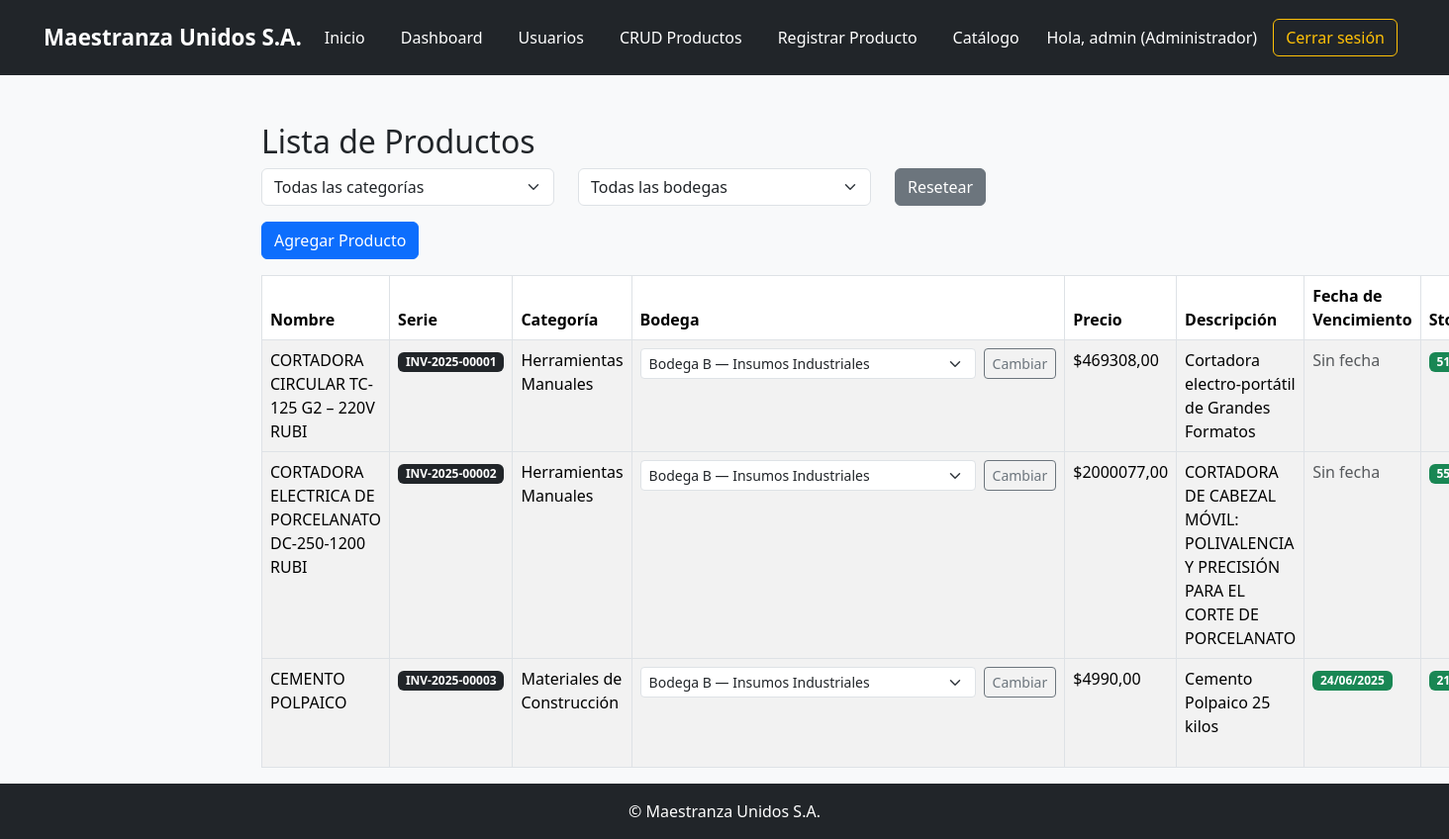
Page /productos/crud/ (signed in) on the committed database.
### inventario/models.py (models this page shows, shortened)
class Producto(models.Model):
    nombre = models.CharField(max_length=100)
    categoria = models.ForeignKey(
        CategoriaProducto,
        on_delete=models.SET_NULL,
        null=True,
        blank=True,
        related_name='productos'
    )
    descripcion = models.TextField(blank=True)
    precio = models.DecimalField(max_digits=10, decimal_places=2)
    imagen = models.ImageField(upload_to='productos/', null=True, blank=True)
    fecha_vencimiento = models.DateField(null=True, blank=True)
    stock = models.PositiveIntegerField(default=0)
    stock_minimo = models.PositiveIntegerField(default=1)
    serial_number = models.CharField(
        max_length=20,
        unique=True,
        editable=False,
        blank=True,
        help_text="Número de serie generado automáticamente"
    )
    bodega = models.ForeignKey(
        Bodega,
        on_delete=models.CASCADE,
        related_name='productos',
        null=True,
        blank=True
    )

class CategoriaProducto(models.Model):
    nombre = models.CharField(max_length=100, unique=True)

class Bodega(models.Model):
    nombre = models.CharField(max_length=100, unique=True)

### inventario/views.py (the view)
# urls.py: path('productos/crud/', views.producto_crud, name='producto_crud'),
@login_required
@groups_required('Gestor de Inventario', 'Almacén')
def producto_crud(request):
    categoria_id = request.GET.get('categoria')
    bodega_id = request.GET.get('bodega')
    categorias = CategoriaProducto.objects.order_by('nombre')
    bodegas = Bodega.objects.order_by('nombre')
    productos = Producto.objects.all()
    if categoria_id:
        productos = productos.filter(categoria_id=categoria_id)
    if bodega_id:
        productos = productos.filter(bodega_id=bodega_id)
    if 'delete' in request.GET:
        producto = get_object_or_404(Producto, pk=request.GET['delete'])
        producto.delete()
        return redirect('producto_crud')
    return render(request, 'inventario/producto_crud.html', {
        'productos': productos,
        'categorias': categorias,
        'bodegas': bodegas,
        'categoria_seleccionada': int(categoria_id) if categoria_id else None,
        'bodega_seleccionada': int(bodega_id) if bodega_id else None,
        'today': date.today(),
        'today_plus_7': date.today() + timedelta(days=7),
    })

### inventario/views.py (called while the page is built)
def groups_required(*group_names):
    def check_groups(user):
        return user.is_authenticated and (
            user.groups.filter(name__in=group_names).exists() or user.groups.filter(name='Administrador').exists()
        )
    return user_passes_test(check_groups)

### inventario/templates/inventario/producto_crud.html (shortened to what this page needs)
{% extends 'inventario/base.html' %}
{% block content %}
<div class="container mt-5">
  <h2>Lista de Productos</h2>
  <form method="get" class="row mb-3">
    <div class="col-md-4">
      <select name="categoria" class="form-select" onchange="this.form.submit()">
        <option value="">Todas las categorías</option>
      </select>
    </div>
    <div class="col-md-4">
      <select name="bodega" class="form-select" onchange="this.form.submit()">
        <option value="">Todas las bodegas</option>
      </select>
    </div>
    <div class="col-md-2">
      <a href="{% url 'producto_crud' %}" class="btn btn-secondary">Resetear</a>
    </div>
  </form>
  {% if request.user.groups.first and request.user.groups.first.name != 'Almacén' %}
    <a href="{% url 'registro_producto' %}" class="btn btn-primary mb-3">Agregar Producto</a>
  {% endif %}
  <table class="table table-bordered table-striped">
    <thead>
      <tr>
        <th>Nombre</th>
        <th>Serie</th>
        <th>Categoría</th>
        <th><strong>Bodega</strong></th>
        {% if request.user.groups.first and request.user.groups.first.name == 'Administrador' %}
          <th>Precio</th>
        {% endif %}
        <th>Descripción</th>
        <th>Fecha de Vencimiento</th>
        <th>Stock</th>
      </tr>
    </thead>
    <tbody>
      {% for producto in productos %}
        <tr>
          <td>{{ producto.nombre }}</td>
          <td><span class="badge bg-dark">{{ producto.serial_number }}</span></td>
          <td>{{ producto.categoria.nombre|default:"Sin categoría" }}</td>
          <td>
            {% if request.user.groups.first and request.user.groups.first.name != 'Almacén' %}
              <form method="post" action="{% url 'cambiar_bodega' producto.id %}" class="d-flex align-items-center">
                <select name="nueva_bodega" class="form-select form-select-sm me-2" style="width: auto;">
                  {% for b in bodegas %}
                    <option value="{{ b.id }}" {% if producto.bodega and producto.bodega.id == b.id %}selected{% endif %}>
                      {{ b.nombre }}
                    </option>
                  {% endfor %}
                </select>
                <button type="submit" class="btn btn-sm btn-outline-secondary">Cambiar</button>
              </form>
            {% else %}
              {{ producto.bodega.nombre }}
            {% endif %}
          </td>
          {% if request.user.groups.first and request.user.groups.first.name == 'Administrador' %}
            <td>${{ producto.precio }}</td>
          {% endif %}
          <td>{{ producto.descripcion }}</td>
          <td>
            {% if producto.fecha_vencimiento %}
              {% if producto.fecha_vencimiento < today %}
                <span class="badge bg-danger">Vencido ({{ producto.fecha_vencimiento|date:"d/m/Y" }})</span>
              {% elif producto.fecha_vencimiento <= today_plus_7 %}
                <span class="badge bg-warning text-dark">Por vencer ({{ producto.fecha_vencimiento|date:"d/m/Y" }})</span>
              {% else %}
                <span class="badge bg-success">{{ producto.fecha_vencimiento|date:"d/m/Y" }}</span>
              {% endif %}
            {% else %}
              <span class="text-muted">Sin fecha</span>
            {% endif %}
          </td>
          <td>
            {% if producto.stock <= producto.stock_minimo %}
              <span class="badge bg-danger">Bajo ({{ producto.stock }})</span>
            {% else %}
              <span class="badge bg-success">{{ producto.stock }}</span>
            {% endif %}
          </td>
        </tr>
      {% empty %}
        <tr><td colspan="9" class="text-center">No hay productos registrados.</td></tr>
      {% endfor %}
    </tbody>
  </table>
</div>
{% endblock %}

### inventario/templates/inventario/base.html (shortened to what this page needs)
{% load static %}
<!DOCTYPE html>
<html lang="es">
<head>
  <link href="https://cdn.jsdelivr.net/npm/bootstrap@5.3.3/dist/css/bootstrap.min.css" rel="stylesheet">
  <link rel="stylesheet" href="{% static 'inventario/css/style.css' %}">
</head>
<body class="{% if request.COOKIES.theme == 'dark' %}dark-mode{% endif %}">
<nav class="navbar navbar-expand-lg navbar-dark bg-dark">
  <div class="container-fluid">
    <a class="navbar-brand mx-auto" href="#">Maestranza Unidos S.A.</a>
    <div class="collapse navbar-collapse justify-content-center" id="navbarNav">
      <ul class="navbar-nav mx-auto">
        <li class="nav-item"><a class="nav-link" href="{% url 'index' %}">Inicio</a></li>
        {% if user.is_authenticated %}
            {% if user.groups.first.name == 'Administrador' %}
                <li class="nav-item"><a class="nav-link" href="{% url 'dashboard' %}">Dashboard</a></li>
                <li class="nav-item"><a class="nav-link" href="{% url 'usuarios_crud' %}">Usuarios</a></li>
                <li class="nav-item"><a class="nav-link" href="{% url 'producto_crud' %}">CRUD Productos</a></li>
                <li class="nav-item"><a class="nav-link" href="{% url 'registro_producto' %}">Registrar Producto</a></li>
                <li class="nav-item"><a class="nav-link" href="{% url 'tienda' %}">Catálogo</a></li>
            {% elif user.groups.first.name == 'Comprador' %}
                <li class="nav-item"><a class="nav-link" href="{% url 'tienda' %}">Catálogo</a></li>
                <li class="nav-item"><a class="nav-link" href="{% url 'dashboard' %}">Dashboard</a></li>
            {% elif user.groups.first.name == 'Almacén' %}
                <li class="nav-item"><a class="nav-link" href="{% url 'producto_crud' %}">CRUD Productos</a></li>
                <li class="nav-item"><a class="nav-link" href="{% url 'tienda' %}">Catálogo</a></li>
                <li class="nav-item"><a class="nav-link" href="{% url 'dashboard' %}">Dashboard</a></li>
            {% endif %}
        {% else %}
            <li class="nav-item"><a class="nav-link" href="{% url 'login' %}">Iniciar Sesión</a></li>
            <li class="nav-item"><a class="nav-link" href="{% url 'registro_usuario' %}">Registrarse</a></li>
            <li class="nav-item"><a class="nav-link" href="{% url 'olvidar_contra' %}">¿Olvidaste tu contraseña?</a></li>
        {% endif %}
      </ul>
      {% if user.is_authenticated %}
        <div class="d-flex align-items-center ms-auto">
          <span class="navbar-text me-3">
            Hola, {{ user.username }}
            {% if user.groups.first %}
              ({{ user.groups.first.name }})
            {% else %}
              (Sin rol)
            {% endif %}
          </span>
          <a href="{% url 'logout' %}" class="btn btn-outline-light me-2">Cerrar sesión</a>
        </div>
      {% endif %}
    </div>
  </div>
</nav>
<main class="main-content">
  {% block content %}{% endblock %}
</main>
<footer class="bg-dark text-white text-center py-3 mt-auto">
  © Maestranza Unidos S.A.
</footer>
</body>
</html>

### inventario/static/inventario/css/style.css (style rules this page uses)
body { background-color: #f8f9fa; font-family: 'Segoe UI', Tahoma, Geneva, Verdana, sans-serif; margin: 0; padding: 0; }
.navbar { padding: 1rem 2rem; }
.navbar-brand { font-weight: bold; font-size: 1.4rem; color: white !important; text-align: center; margin-right: auto; margin-left: auto; }
.navbar-nav { text-align: center; }
.navbar-nav .nav-item { margin: 0 10px; }
.navbar-nav .nav-link { color: #ffffff !important; font-weight: 500; transition: all 0.2s ease-in-out; }
.navbar-text { color: #ffffff; font-size: 1rem; }
.btn-outline-light { border-color: #ffc107; color: #ffc107; }
footer { background-color: #343a40; color: white; text-align: center; padding: 15px 0; margin-top: 50px; }
.container { max-width: 960px; }

### rows in the picture
Producto: nombre "CORTADORA CIRCULAR TC-125 G2 – 220V RUBI", serial_number "INV-2025-00001", categoria.nombre "Herramientas Manuales", nueva_bodega "Bodega B — Insumos Industriales", precio "469308,00", descripcion "Cortadora electro-portátil de Grandes Formatos", shows "Sin fecha", stock "51"
Producto: nombre "CORTADORA ELECTRICA DE PORCELANATO DC-250-1200 RUBI", serial_number "INV-2025-00002", categoria.nombre "Herramientas Manuales", nueva_bodega "Bodega B — Insumos Industriales", precio "2000077,00", descripcion "CORTADORA DE CABEZAL MÓVIL: POLIVALENCIA Y PRECISIÓN PARA EL CORTE DE PORCELANATO", shows "Sin fecha", stock "55"
Producto: nombre "CEMENTO POLPAICO", serial_number "INV-2025-00003", categoria.nombre "Materiales de Construcción", nueva_bodega "Bodega B — Insumos Industriales", precio "4990,00", descripcion "Cemento Polpaico 25 kilos", fecha_vencimiento "24/06/2025", stock "21"

### other values in the picture
{{ user.username }} "admin"
{{ user.groups.first.name }} "Administrador"
